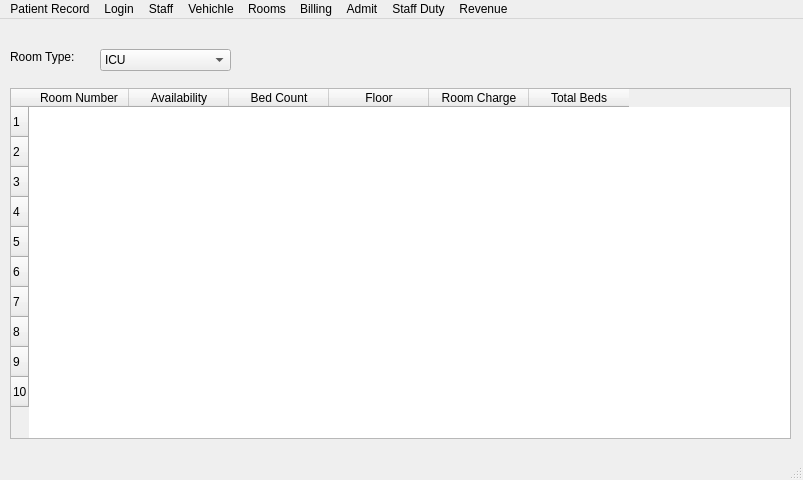
<?xml version="1.0" encoding="UTF-8"?>
<ui version="4.0">
 <class>MainWindow</class>
 <widget class="QMainWindow" name="MainWindow">
  <property name="geometry">
   <rect>
    <x>0</x>
    <y>0</y>
    <width>803</width>
    <height>480</height>
   </rect>
  </property>
  <property name="windowTitle">
   <string>MainWindow</string>
  </property>
  <widget class="QWidget" name="MainWidget">
   <widget class="QLabel" name="RoomLabel">
    <property name="geometry">
     <rect>
      <x>10</x>
      <y>30</y>
      <width>81</width>
      <height>16</height>
     </rect>
    </property>
    <property name="text">
     <string>Room Type:</string>
    </property>
   </widget>
   <widget class="QComboBox" name="RoomCombo">
    <property name="geometry">
     <rect>
      <x>100</x>
      <y>30</y>
      <width>131</width>
      <height>22</height>
     </rect>
    </property>
    <item>
     <property name="text">
      <string>ICU</string>
     </property>
    </item>
    <item>
     <property name="text">
      <string>VIP Ward</string>
     </property>
    </item>
    <item>
     <property name="text">
      <string>Private Ward</string>
     </property>
    </item>
    <item>
     <property name="text">
      <string>General Ward</string>
     </property>
    </item>
    <item>
     <property name="text">
      <string>Operation Theatre</string>
     </property>
    </item>
   </widget>
   <widget class="QWidget" name="verticalLayoutWidget">
    <property name="geometry">
     <rect>
      <x>10</x>
      <y>69</y>
      <width>781</width>
      <height>351</height>
     </rect>
    </property>
    <layout class="QVBoxLayout" name="TableLayout">
     <item>
      <widget class="QTableWidget" name="tableWidget">
       <property name="showGrid">
        <bool>false</bool>
       </property>
       <row>
        <property name="text">
         <string>1</string>
        </property>
       </row>
       <row>
        <property name="text">
         <string>2</string>
        </property>
       </row>
       <row>
        <property name="text">
         <string>3</string>
        </property>
       </row>
       <row>
        <property name="text">
         <string>4</string>
        </property>
       </row>
       <row>
        <property name="text">
         <string>5</string>
        </property>
       </row>
       <row>
        <property name="text">
         <string>6</string>
        </property>
       </row>
       <row>
        <property name="text">
         <string>7</string>
        </property>
       </row>
       <row>
        <property name="text">
         <string>8</string>
        </property>
       </row>
       <row>
        <property name="text">
         <string>9</string>
        </property>
       </row>
       <row>
        <property name="text">
         <string>10</string>
        </property>
       </row>
       <column>
        <property name="text">
         <string>Room Number</string>
        </property>
       </column>
       <column>
        <property name="text">
         <string>Availability</string>
        </property>
       </column>
       <column>
        <property name="text">
         <string>Bed Count</string>
        </property>
       </column>
       <column>
        <property name="text">
         <string>Floor</string>
        </property>
       </column>
       <column>
        <property name="text">
         <string>Room Charge</string>
        </property>
       </column>
       <column>
        <property name="text">
         <string>Total Beds</string>
        </property>
       </column>
      </widget>
     </item>
    </layout>
   </widget>
  </widget>
  <widget class="QMenuBar" name="menubar">
   <property name="geometry">
    <rect>
     <x>0</x>
     <y>0</y>
     <width>803</width>
     <height>26</height>
    </rect>
   </property>
   <widget class="QMenu" name="PRecordMenu">
    <property name="title">
     <string>Patient Record</string>
    </property>
   </widget>
   <widget class="QMenu" name="LoginMenu">
    <property name="title">
     <string>Login</string>
    </property>
   </widget>
   <widget class="QMenu" name="StaffMenu">
    <property name="title">
     <string>Staff</string>
    </property>
   </widget>
   <widget class="QMenu" name="VehichleMenu">
    <property name="title">
     <string>Vehichle</string>
    </property>
   </widget>
   <widget class="QMenu" name="RoomsMenu">
    <property name="title">
     <string>Rooms</string>
    </property>
   </widget>
   <widget class="QMenu" name="BillingMenu">
    <property name="title">
     <string>Billing</string>
    </property>
   </widget>
   <widget class="QMenu" name="StaffDutyMenu">
    <property name="title">
     <string>Staff Duty</string>
    </property>
   </widget>
   <widget class="QMenu" name="RevenueMenu">
    <property name="title">
     <string>Revenue</string>
    </property>
   </widget>
   <widget class="QMenu" name="AdmitMenu">
    <property name="title">
     <string>Admit</string>
    </property>
   </widget>
   <addaction name="PRecordMenu"/>
   <addaction name="LoginMenu"/>
   <addaction name="StaffMenu"/>
   <addaction name="VehichleMenu"/>
   <addaction name="RoomsMenu"/>
   <addaction name="BillingMenu"/>
   <addaction name="AdmitMenu"/>
   <addaction name="StaffDutyMenu"/>
   <addaction name="RevenueMenu"/>
  </widget>
  <widget class="QStatusBar" name="statusbar"/>
 </widget>
 <resources/>
 <connections/>
</ui>
